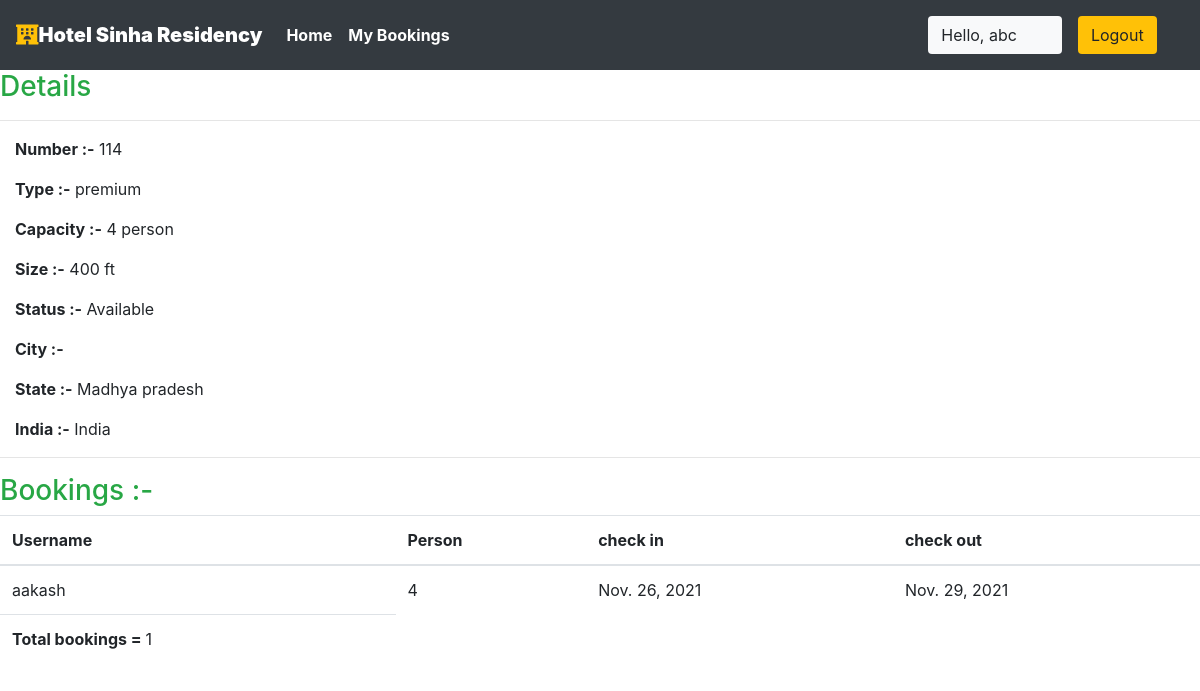
Page /staff/panel/view-room?roomid=1 (signed in) on the committed database.
### sinha/models.py (models this page shows, shortened)
class Rooms(models.Model):
    ROOM_STATUS = (
    ("1", "available"),
    ("2", "not available"),
    )
    ROOM_TYPE = (
    ("1", "premium"),
    ("2", "deluxe"),
    ("3","basic"),
    )
    room_type = models.CharField(max_length=50,choices = ROOM_TYPE)
    capacity = models.IntegerField()
    price = models.IntegerField()
    size = models.IntegerField()
    hotel = models.ForeignKey(Hotels, on_delete = models.CASCADE)
    status = models.CharField(choices =ROOM_STATUS,max_length = 15)
    roomnumber = models.IntegerField()

class Hotels(models.Model):
    name = models.CharField(max_length=30,default="sinha")
    owner = models.CharField(max_length=20)
    state = models.CharField(max_length=50,default="madhya pradesh")
    country = models.CharField(max_length=50,default="india")

class Reservation(models.Model):
    check_in = models.DateField(auto_now =False)
    check_out = models.DateField()
    room = models.ForeignKey(Rooms, on_delete = models.CASCADE)
    guest = models.ForeignKey(User, on_delete= models.CASCADE)
    booking_id = models.CharField(max_length=100,default="null")

### sinha/views.py (the view)
# urls.py: path('staff/panel/view-room', views.view_room),
@login_required(login_url='/staff')
def view_room(request):
    room_id = request.GET['roomid']
    room = Rooms.objects.all().get(id=room_id)
    reservation = Reservation.objects.all().filter(room=room)
    return HttpResponse(render(request,'staff/viewroom.html',{'room':room,'reservations':reservation}))

### templates/staff/viewroom.html
 {% extends 'basic.html' %} {% block title %}View Room {% endblock title %} {% block body %}
<h3 class="text-success"> Details</h3>
<hr>
<div class="container mx-0 ">
    <p><b>Number :-</b> {{room.roomnumber}}</p>
    <p><b>Type :-</b> {{room.get_room_type_display}}</p>
    <p><b>Capacity :-</b> {{room.capacity}} person</p>
    <p><b>Size :-</b> {{room.size}} ft</p>
    <p><b>Status :-</b> {{room.get_status_display| capfirst}} </p>
    <p><b>City :-</b> {{room.hotel.location| capfirst}} </p>
    <p><b>State :-</b> {{room.hotel.state| capfirst}} </p>
    <p><b>India :-</b> {{room.hotel.country| capfirst}} </p>
</div>
<hr> {% if reservations %}
<h3 class="text-success">Bookings :-</h3>
<table class="table">
    <thead>
        <th>Username</th>
        <th>Person</th>
        <th>check in</th>
        <th>check out</th>
    </thead>
    {% for each_detail in reservations %}
    <tr>
        <td>{{each_detail.guest.username}}</td>
        <td>{{each_detail.room.capacity}}</td>
        <td>{{each_detail.check_in}}</td>
        <td>{{each_detail.check_out}}</td>
    </tr>
    {% endfor %}
    <tr>
        <td><b>Total bookings = </b>{{reservations | length}}</td>
    </tr>
</table>
{% else %}
<p>No details found</p>
{% endif %} {% endblock body %}

### templates/basic.html (shortened to what this page needs)
{% load static %}
<!DOCTYPE html>
<!DOCTYPE html>
<html lang="en">
<head>
    <link rel="stylesheet" href="https://use.fontawesome.com/releases/v5.7.0/css/all.css">
    <link rel="stylesheet" href="{% static 'bootstrap\bootstrap.css' %}">
    <link rel="stylesheet" href="https://maxcdn.bootstrapcdn.com/bootstrap/4.5.0/css/bootstrap.min.css" >
</head>
<body style="dbackground-image: url('https://source.unsplash.com/random');height: 100%;">
    <div class="container-fluid px-0">
        <nav class="navbar navbar-expand-lg navbar-dark bg-dark font-weight-bold">
            <a class="navbar-brand text-bold bg-black " href="/"><i class="fas fa-hotel text-warning"></i><b>Hotel Sinha Residency</b></a>
            <div class="collapse navbar-collapse " id="navbarSupportedContent">
                <ul class="navbar-nav mr-auto ">
                    <li class="nav-item active">
                        <a class="nav-link" href="/home"> Home</a>
                    </li>
                    {% if user.is_staff %}
                    <li class="nav-item active">
                        <a class="nav-link" href="/staff/panel">Dashboard </a>
                    </li>
                    {% elif user.is_staff == False and user.is_authenticated %}
                    <li class="nav-item active">
                            <a class="nav-link" href="/user/bookings">My Bookings </a>
                        </li>
                    {% endif %}
                </ul>
                {% if user.is_authenticated %}
                      <button class="btn btn-group bg-light" data-toggle="modal" data-target="#forlogin">
                       Hello, {{request.user}}
                       <a href="/logout" class="nav-link">
                    <button class="btn btn-group bg-warning" data-toggle="modal" data-target="#forlogin">
                        Logout
                    </button></a>&nbsp; &nbsp;
                    </button>
                {% endif %}
            </div>
        </nav>
    </div>
    {% block body %}
    {% endblock body %}
</body>
</html>

### templates/basic.html (style rules this page uses)
a { text-decoration: none; }

### rows in the picture
Rooms: roomnumber "114", room_type "premium", capacity "4", size "400", status "Available", hotel.state "Madhya pradesh", hotel.country "India"
Reservation: guest.username "aakash", room.capacity "4", check_in "Nov. 26, 2021", check_out "Nov. 29, 2021"

### other values in the picture
{{ request.user }} "abc"
{{ reservations | length }} "1"
